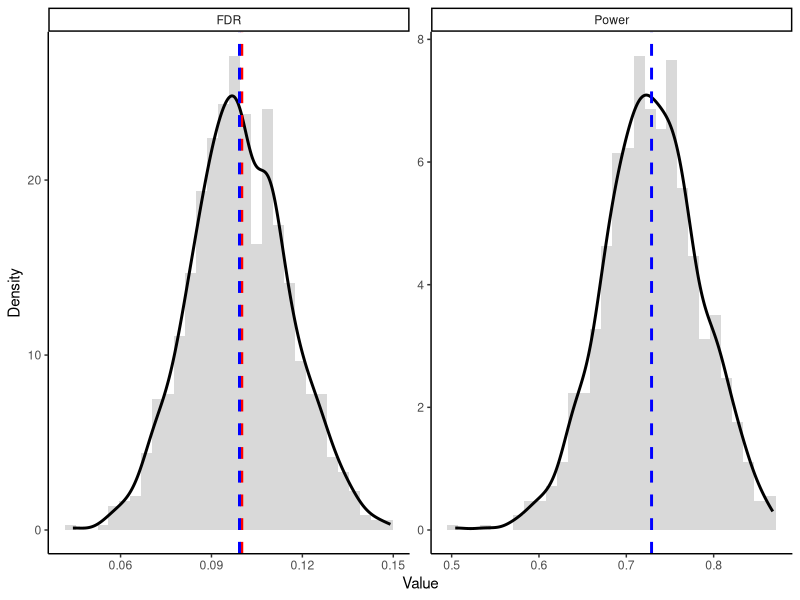

This chart was generated by the following R code:
# packages
library(mgcv)
library(ggplot2)
library(flexmix)
library(MASS)
library(ranger)

# --- Functions ---
generate_data_hd <- function(n, p = 20) {
  G <- sample(0:3, size = n, replace = TRUE,
              prob = c(0.05, 0.35, 0.25, 0.35))
  
  X <- matrix(rnorm(n * p), nrow = n, ncol = p)
  colnames(X) <- paste0("x", 1:p)
  
  mu <- rep(NA, n)
  sigma <- rep(NA, n)
  
  ## sparse linear covariate effect
  lin_eff <- 0.25 * X[, 1] - 0.20 * X[, 2] + 0.15 * X[, 3]
  
  ## obvious positive
  mu[G == 0] <- 5.0 + lin_eff[G == 0]
  sigma[G == 0] <- 0.5
  
  ## high mean but high uncertainty
  mu[G == 1] <- 2.4 + lin_eff[G == 1]
  sigma[G == 1] <- 3.0
  
  ## moderate mean but very stable
  mu[G == 2] <- 1.0 + lin_eff[G == 2]
  sigma[G == 2] <- 0.25
  
  ## background group
  mu[G == 3] <- -0.5 + lin_eff[G == 3]
  sigma[G == 3] <- 1.0
  
  y <- mu + sigma * rnorm(n)
  
  data.frame(
    G = factor(G),
    X,
    mu = mu,
    sigma = sigma,
    y = y
  )
}

calc_score <- function(df, m_mu, m_sigma, c_val) {
  ## estimated mean
  pred_mu <- predict(m_mu, newdata = df)
  
  ## estimated sigma
  #log_var_hat <- as.numeric(predict(m_sigma, newdata = df))
  #pred_sigma <- sqrt(pmax(exp(log_var_hat), 1e-4))
  pred_sigma <- pmax(predict(m_sigma, df), 0.01)
  
  ## Sheridan score
  score <- (pred_mu - c_val) / pred_sigma
  
  return(score)
}

calc_score_t <- function(df, m_mu, sigma_hat_table, c_val) {
  ## estimated mean
  pred_mu <- predict(m_mu, newdata = df)
  
  ## estimated sigma by group
  pred_sigma <- sigma_hat_table[as.character(df$G)]
  pred_sigma <- pmax(exp(pred_sigma), 1e-2)
  
  ## Sheridan score
  score <- (pred_mu - c_val) / pred_sigma
  
  return(score)
}

set.seed(2026)

n <- 5000
p <- 20
c_threshold <- 0
alpha <- 0.1
delta <- 1
n_sim <- 1000

results <- matrix(0, n_sim, 2)
colnames(results) <- c("FDR","Power")
pb <- txtProgressBar(min = 0, max = n_sim, style = 3)

system.time({
  for(sim in 1:n_sim){
    # --- Data Generation ---
    data <- generate_data_hd(n,p)
    
    # --- Data Splitting ---
    idx <- sample(1:n)
    d_train <- data[idx[1:(n/4)], ]
    d_var   <- data[idx[(n/4+1):(n/2)], ]
    d_cal   <- data[idx[(n/2+1):(3*n/4)], ]
    d_test  <- data[idx[(3*n/4+1):n], ]
    
    # --- First Stage: Linear prediction model ---
    model_mu <- lm(y ~ ., data = d_train[, c("G",paste0("x", 1:20), "y")])
    
    # --- Second Stage: Sigma model ---
    d_var$resid <- d_var$y - predict(model_mu, newdata = d_var)
    #table
    #sigma_hat_table <- sqrt(tapply(d_var$resid^2, d_var$G, mean))
    #sigma_model
    #d_var$log_resid2 <- log(d_var$resid^2 + 1e-4)
    #model_sigma <- lm(log_resid2 ~ ., data = d_var[, c("G",paste0("x", 1:20),"log_resid2")])
    d_var$abs_resid <- abs(d_var$resid)
    model_sigma <- lm(abs_resid ~ ., data = d_var[, c("G",paste0("x", 1:20),"abs_resid")])
    
    # --- Third Stage: Sheridan scores (S = (mu - c) / sigma) ---
    #table
    #d_cal$S <- calc_score_t(d_cal, model_mu, sigma_hat_table, c_threshold)
    #d_test$S <- calc_score_t(d_test, model_mu, sigma_hat_table, c_threshold)
    #sigma_model
    d_cal$S <- calc_score(d_cal, model_mu, model_sigma, c_threshold)
    d_test$S <- calc_score(d_test, model_mu, model_sigma, c_threshold)
    
    # --- Fourth Stage: FDR control ---
    # sort by score (descending)
    ord <- order(d_cal$S, decreasing = TRUE)
    S_sorted <- d_cal$S[ord]
    y_sorted <- d_cal$y[ord]
    
    # indicator of false alarm
    false_alarm <- (y_sorted <= c_threshold)
    
    # cumulative sums
    cum_selected <- seq_along(S_sorted)
    cum_false <- cumsum(false_alarm)+delta
    
    # estimated FDR
    est_fdr <- cum_false / pmax(cum_selected, 1) ###
    
    valid <- which(est_fdr <= alpha)
    if(length(valid) == 0){
      best_t <- Inf
    } else {
      best_t <- S_sorted[max(valid)]
    }
    
    # --- Evaluation ---
    selected_idx <- which(d_test$S >= best_t)
    actual_y <- d_test$y[selected_idx] # "y" of selected data
    FDR <- sum(actual_y <= c_threshold) / max(length(selected_idx),1) # test set FDR
    true_idx <- which(d_test$y > c_threshold)
    Power <- sum(actual_y > c_threshold) / max(length(true_idx),1)
    
    results[sim,] <- c(FDR, Power)
    setTxtProgressBar(pb, sim)
  }
})
close(pb)
results <- as.data.frame(results)

## PLOT
df_plot <- rbind(
  data.frame(value = results$FDR, type = "FDR"),
  data.frame(value = results$Power, type = "Power")
)
mean_fdr <- mean(results$FDR)
mean_power <- mean(results$Power)
vlines <- data.frame(
  type = c("FDR", "FDR", "Power"),
  x = c(alpha, mean_fdr, mean_power),
  label = c("alpha", "mean_fdr", "mean_power"),
  color = c("red", "blue", "blue")
)
ggplot(df_plot, aes(x = value)) +
  
  geom_histogram(aes(y = after_stat(density)),
                 bins = 30,
                 fill = "grey70",
                 color = NA,
                 alpha = 0.5) +
  
  geom_density(linewidth = 1) +
  
  geom_vline(data = vlines,
             aes(xintercept = x, color = color),
             linetype = "dashed",
             linewidth = 1,
             show.legend = FALSE) +
  
  facet_wrap(~type, scales = "free") +
  
  scale_color_identity() +
  
  labs(x = "Value", y = "Density") +
  
  theme_classic()

## SAVE DATA
saveRDS(
  list(
    FDR = results$FDR,
    Power = results$Power
  ),
  file = "Sheridan_sim3.rds"
)

cat("--- Selection with Sheridan Scores Results ---\n")
cat("We want to select Y >= ", c_threshold, ".\n")
cat("Alpha:", alpha, "\n")
cat("Replicate:", n_sim, "\n")
cat("Average Empirical FDR:", round(mean(results$FDR), 4), "\n")
cat("Average Empirical Power:", round(mean(results$Power), 4), "\n")

#data$mu<-2*data$x1+data$x2
#data$sigma<-exp(0.3*data$x3)
#range(data$mu)
#range(data$sigma)
